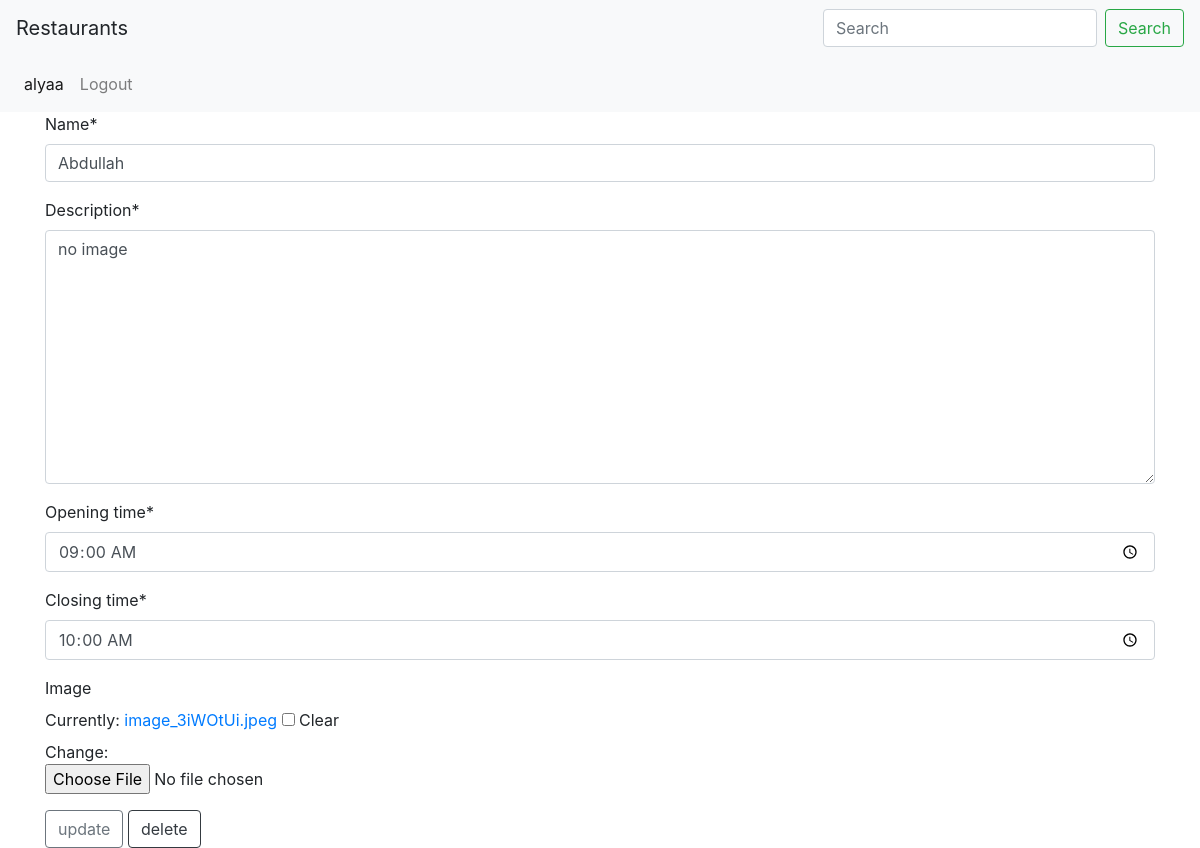
The page /update_form/10/ (signed in) on the database its author committed.
### restaurants/models.py (models this page shows, shortened)
class Restaurant(models.Model):
	name = models.CharField(max_length=200)
	description = models.TextField(max_length=500)
	image = models.ImageField(null=True, blank=True)
	opening_time = models.TimeField()
	closing_time = models.TimeField()
	owner = models.ForeignKey(User, on_delete=models.CASCADE, null=True)

### restaurants/views.py (the view)
# urls.py: path('update_form/<int:restaurant_id>/', views.update, name="update_form"),
def update(request,restaurant_id):
	restaurant_object = Restaurant.objects.get(id=restaurant_id) # awal shai we call the id we want to modify
	if not (request.user.is_staff or request.user==Restaurant.owner):
		return HttpResponse ('You cannot edit this page')
	form = RestaurantForm(instance=restaurant_object) # we disply it on the form( klmat instance ehya eli tnadi el id eli 7ddnaha foog ^^)
	if request.method == "POST":
		form = RestaurantForm(request.POST, request.FILES or None, instance = restaurant_object) # eli ben gosen ohwa el m3lomat eli da5el el form .. el form mo fa'9i
		if form.is_valid():
			form.save()
			return redirect("restaurant_list")
	context = {
		"update_form" : form, # the name we want to put in our html file between {{}} hathi el bn76ha bk HTML 3shan yfham inna bnnadi el hathol el ashya2
		"obj" : restaurant_object
	}
	return render (request, 'update_form.html', context)

### restaurants/forms.py
class RestaurantForm(forms.ModelForm):
	class Meta:
		model = Restaurant
		fields = ['name','description', 'opening_time', 'closing_time', 'image']
		widgets = {
			"opening_time" : forms.TimeInput(attrs={"type":"time"}),
			"closing_time" : forms.TimeInput(attrs={"type":"time"})
		}

### restaurants/templates/update_form.html (shortened to what this page needs)
{% extends "base.html" %}
{% load crispy_forms_tags %}
{% block details %}
<div class="container">
  <div class="row ">
    <div class="col-12">
		<form action="{% url 'update_form' restaurant_id=obj.id%}" method="POST" enctype="multipart/form-data">
			{{update_form|crispy}}
			<input type="submit" class="btn btn-outline-secondary" value="update">
			<a href="{% url 'delete' restaurant_id=obj.id%}"><button type="button" class="btn btn-outline-dark">delete</button></a>
		</form>
	</div>
  </div>
</div>
{% endblock details %}

### restaurants/templates/base.html (shortened to what this page needs)
<!DOCTYPE html>
<html>
<head>
	<link rel="stylesheet" href="https://maxcdn.bootstrapcdn.com/bootstrap/4.0.0/css/bootstrap.min.css">
</head>
<body>
	<nav class="navbar navbar-light bg-light justify-content-between">
		<a class="navbar-brand">Restaurants</a>
			<form class="form-inline" action="{% url 'restaurant_list' %}" method="GET">
				<input class="form-control mr-sm-2" type="search" placeholder="Search" aria-label="Search" name="q">
				<input class="btn btn-outline-success my-2 my-sm-0" type="submit" value="Search" />
			</form>
	</nav>
	<nav class="navbar navbar-expand-lg navbar-light bg-light">
	  <div class="collapse navbar-collapse" id="navbarTogglerDemo01">
	    <ul class="navbar-nav mr-auto mt-2 mt-lg-0">
	    	{% if request.user.is_authenticated %}
		      <li class="nav-item active">
		        <a class="nav-link" href="#">{{request.user}}</a>
		      </li>
		      <li class="nav-item">
		        <a class="nav-link" href="{% url 'logout' %}">Logout</a>
		      </li>
	      	{% endif %}
	    </ul>
	  </div>
	</nav>
	{% block details %}
	{% endblock details %}
</body>
</html>

### rows shown on the page
Restaurant: name "Abdullah", description "no image", opening_time "09:00:00", closing_time "10:00:00"

### other values the page prints
{{ request.user }} "alyaa"
